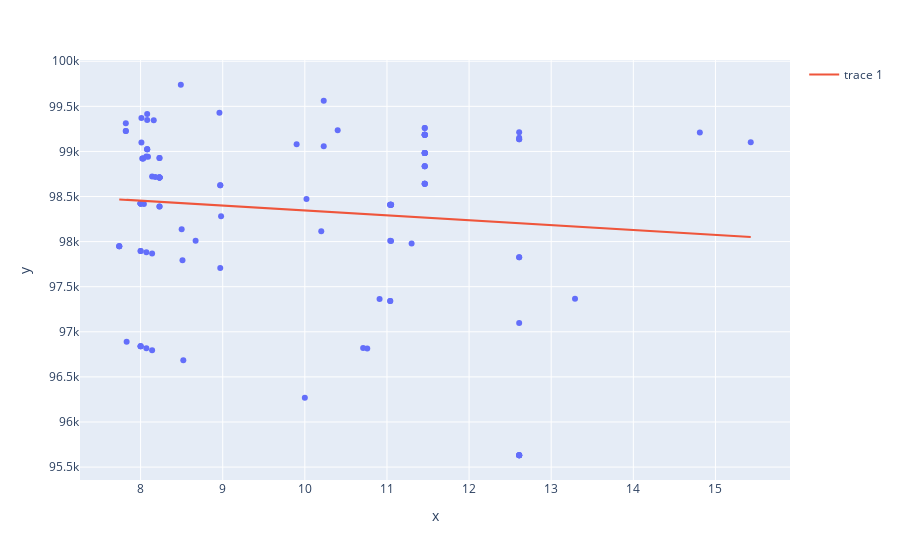

Here is the notebook cell this chart was saved with:
### Code cell
trace1 = px.scatter(x = linear['X'], y = linear['Y'])
trace1.add_trace(go.Scatter(x =linear['X'], y = linear['Y_pred']))
